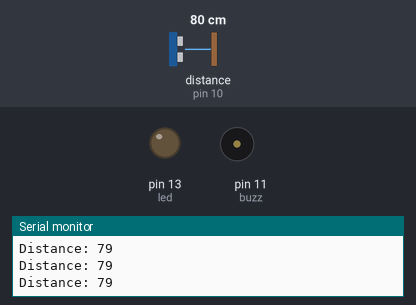
Bench run of a sketch on a simulated Arduino Uno, built with avr-gcc and run on an emulated ATmega328P. Parts: output pins drawn as LEDs (lit = HIGH), buzzer (waves = sounding, pin HIGH), the last lines printed to the serial monitor. Wiring (inferred from the names in the program): ultrasonic range finder: trigger pin 9; echo pin 10. Inputs (shaded band) come from the test bench; at power-on: distance to the obstacle (sensor on pin 10) 80 cm. The echo pulse lasts 58.3 µs per cm; pins used as bus, display or sensor lines are not drawn.

Above: at 1.2 s.
1.3 s: distance to the obstacle (sensor on pin 10) set to 24 cm
2.8 s: distance to the obstacle (sensor on pin 10) set to 18 cm
At 3.2 s:
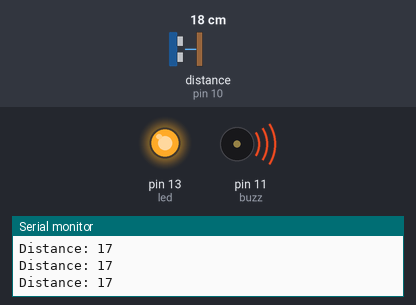
4.3 s: distance to the obstacle (sensor on pin 10) set to 35 cm
At 5.5 s:
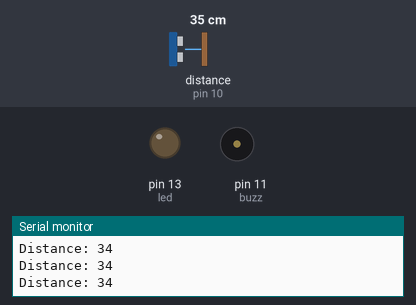
7.3 s: distance to the obstacle (sensor on pin 10) set to 17 cm
At 7.8 s:
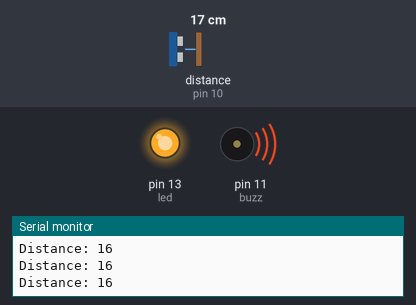
Timing chart, 0 to 9.8 s (numbered marks = the images above; inputs shaded):
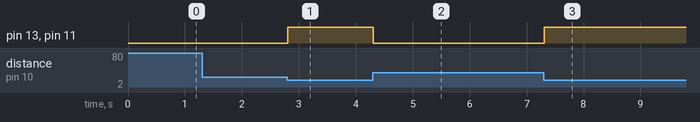

Measured:
- the behaviour switches between 22 and 21 cm on distance to the obstacle (sensor on pin 10) (found by bisection; images 0 and 1)
- after the input at 2.8 s, pin 13 (led), pin 11 (buzz): LOW → HIGH at once
- after the input at 4.3 s, pin 13 (led), pin 11 (buzz): HIGH → LOW at once
- after the input at 7.3 s, pin 13 (led), pin 11 (buzz): LOW → HIGH at once

The sketch:

Alarm_System.ino
```cpp
// Pin number
const int trig = 9;
const int echo = 10;
const int buzz = 11;
const int led = 13;

long duration;
int distance;
int safeDistance;


void setup() {
  pinMode(trig,OUTPUT);
  pinMode(echo,INPUT);
  pinMode(buzz,OUTPUT);
  pinMode(led,OUTPUT);
  Serial.begin(9600);

}

void loop() {
  //Clears the trig Pin
  digitalWrite(trig,LOW);
  delayMicroseconds(2);

  //Sets the trigPIn on HIGH state for 10 micro sec

  digitalWrite(trig,HIGH);
  delayMicroseconds(10);
  digitalWrite(trig,LOW);

  //Reads the echopins, return the sound wave travel time in microseconds
  duration = pulseIn(echo,HIGH);

  //Calculating distance
  distance = duration*0.034/2;
  safeDistance = distance;

  //Distance for the alarm
  if(safeDistance <= 20){
  digitalWrite(buzz,HIGH);
  digitalWrite(led,HIGH);
  }else {
    digitalWrite(buzz,LOW);
    digitalWrite(led,LOW);
  }

  //Print Distance on the Serial Monitor
  Serial.print("Distance: ");
  Serial.println(distance);

}
```
